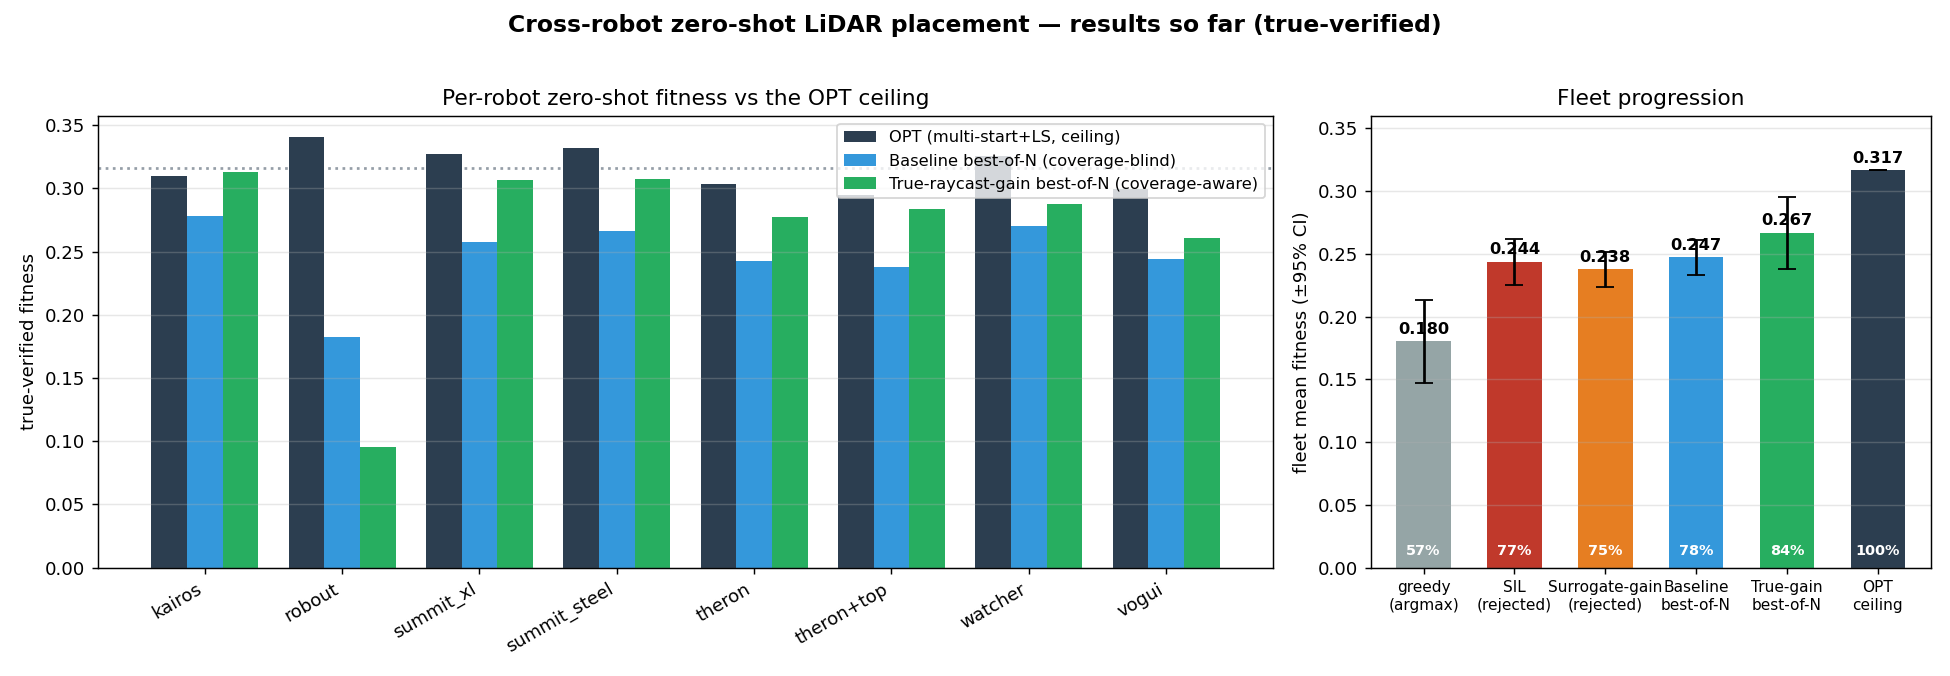

Write the Python code that produced this figure.
"""One-off: render the results-so-far summary figure (true-verified fitness)."""
import matplotlib
matplotlib.use("Agg")
import matplotlib.pyplot as plt
import numpy as np

robots = ["kairos", "robout", "summit_xl", "summit_steel",
          "theron", "theron+top", "watcher", "vogui"]

opt      = [0.3098, 0.3404, 0.3273, 0.3317, 0.3034, 0.2947, 0.3254, 0.2999]
baseline = [0.2783, 0.1828, 0.2573, 0.2666, 0.2426, 0.2376, 0.2702, 0.2443]  # coverage-blind, 3-seed
truegain = [0.3131, 0.0953, 0.3069, 0.3078, 0.2777, 0.2840, 0.2879, 0.2609]  # true-raycast gain, 3-seed

x = np.arange(len(robots))
w = 0.26

fig, (ax1, ax2) = plt.subplots(1, 2, figsize=(15, 5.2), gridspec_kw={"width_ratios": [2.1, 1]})

# --- Panel 1: per-robot ---
ax1.bar(x - w, opt,      w, label="OPT (multi-start+LS, ceiling)", color="#2c3e50")
ax1.bar(x,     baseline, w, label="Baseline best-of-N (coverage-blind)", color="#3498db")
ax1.bar(x + w, truegain, w, label="True-raycast-gain best-of-N (coverage-aware)", color="#27ae60")
ax1.set_xticks(x); ax1.set_xticklabels(robots, rotation=30, ha="right")
ax1.set_ylabel("true-verified fitness")
ax1.set_title("Per-robot zero-shot fitness vs the OPT ceiling")
ax1.legend(fontsize=9, loc="upper right")
ax1.grid(axis="y", alpha=0.3)
ax1.axhline(np.mean(opt), color="#2c3e50", ls=":", alpha=0.5)

# --- Panel 2: fleet progression with CI ---
methods = ["greedy\n(argmax)", "SIL\n(rejected)", "Surrogate-gain\n(rejected)", "Baseline\nbest-of-N", "True-gain\nbest-of-N", "OPT\nceiling"]
means   = [0.1805, 0.2437, 0.2378, 0.2474, 0.2667, 0.3166]
errs    = [0.0330, 0.0185, 0.0140, 0.0139, 0.0287, 0.0]
colors  = ["#95a5a6", "#c0392b", "#e67e22", "#3498db", "#27ae60", "#2c3e50"]
xb = np.arange(len(methods))
ax2.bar(xb, means, 0.6, yerr=errs, capsize=5, color=colors)
for i, m in enumerate(means):
    ax2.text(i, m + 0.006, f"{m:.3f}", ha="center", fontsize=9, fontweight="bold")
ax2.set_xticks(xb); ax2.set_xticklabels(methods, fontsize=8.5)
ax2.set_ylabel("fleet mean fitness (±95% CI)")
ax2.set_title("Fleet progression")
ax2.set_ylim(0, 0.36)
ax2.grid(axis="y", alpha=0.3)
# annotate % of OPT
for i, m in enumerate(means):
    ax2.text(i, 0.01, f"{100*m/0.3166:.0f}%", ha="center", fontsize=8, color="white", fontweight="bold")

fig.suptitle("Cross-robot zero-shot LiDAR placement — results so far (true-verified)", fontsize=13, fontweight="bold")
fig.tight_layout(rect=[0, 0, 1, 0.96])
out = "data/results_summary.png"
fig.savefig(out, dpi=130)
print(f"saved {out}")
print(f"fleet: greedy=0.180  baseline={np.mean(baseline):.3f}  "
      f"true-gain={np.mean(truegain):.3f}  OPT={np.mean(opt):.3f}")
